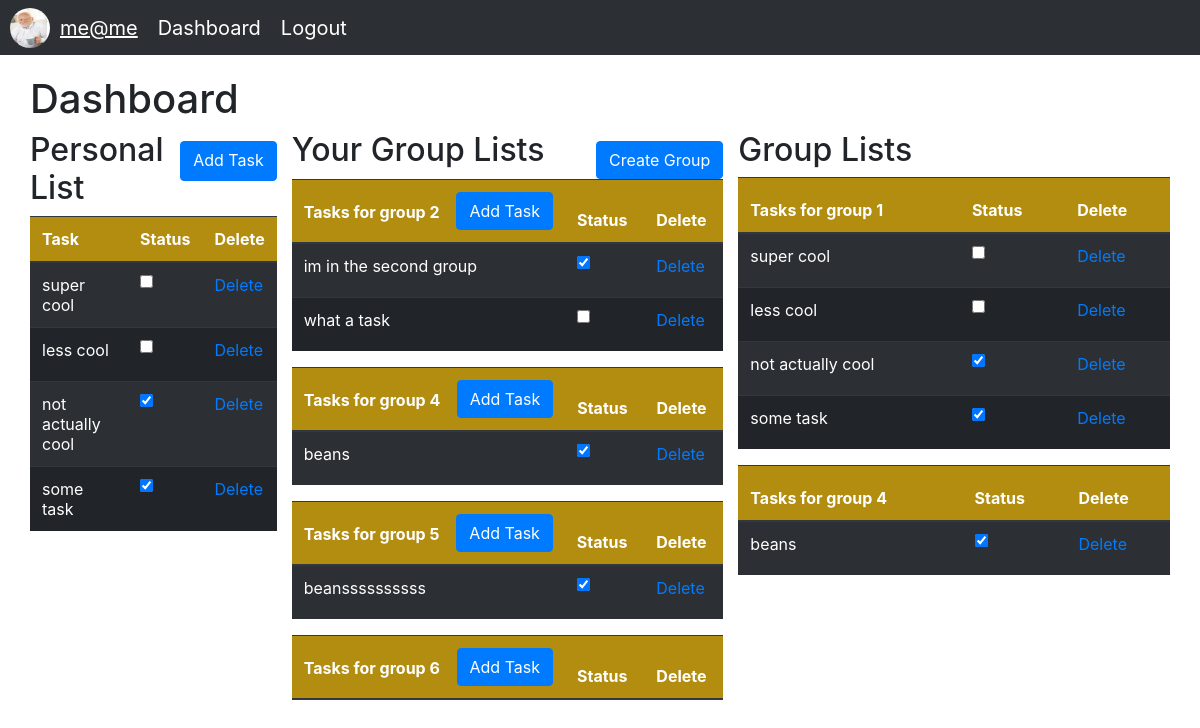
The page /php/dashboard.php (signed in) on the database its author committed.
### tables this page shows
CREATE TABLE `users` (
  `id` int(12) NOT NULL,
  `email` varchar(60) NOT NULL,
  `password` varchar(100) NOT NULL,
  `img_link` varchar(70) NOT NULL DEFAULT 'images/default.jpg'
);

CREATE TABLE `tasks` (
  `id` int(12) NOT NULL,
  `group_id` int(12) NOT NULL,
  `content` varchar(160) NOT NULL,
  `task_status` tinyint(1) NOT NULL
);

CREATE TABLE `_groups_` (
  `id` int(12) NOT NULL,
  `owner_id` int(12) NOT NULL
);

CREATE TABLE `user_group_relations` (
  `id` int(12) NOT NULL,
  `group_id` int(12) NOT NULL,
  `user_id` int(12) NOT NULL
);

### php/src/user_id_getter.php (called while the page is built, shortened)
<?php
class user
{
    public $serverURL;
    public $username_db;
    public $password_db;
    public $database;
    public function __construct($serverURL, $username_db, $password_db, $database)
    {
        $this->serverURL = $serverURL;
        $this->username_db = $username_db;
        $this->password_db = $password_db;
        $this->database = $database;
    }
    public function get_user_id($email)
    {
        $conn = new mysqli($this->serverURL, $this->username_db, $this->password_db, $this->database);
        $user_id = $conn->query("SELECT id FROM users WHERE email = '$email'")->fetch_assoc()['id'];
        return $user_id;
    }
    public function get_user_img_url($email)
    {
        $conn = new mysqli($this->serverURL, $this->username_db, $this->password_db, $this->database);
        $user_img_url = $conn->query("SELECT img_link FROM users WHERE email = '$email'")->fetch_assoc()['img_link'];
        return $user_img_url;
    }
}

### php/src/group_getter.php (called while the page is built, shortened)
<?php
function get_owner_user_groups($user_id, $serverURL, $username_db, $password_db, $database)
{
    $conn = new mysqli($serverURL, $username_db, $password_db, $database);
    $result = $conn->query("SELECT * FROM _groups_ WHERE owner_id = '$user_id'");
    $_groups_ = array();
    while ($row = $result->fetch_assoc()) {
        $_groups_[] = $row;
    }
    return $_groups_;
}
function get_user_groups($user_id, $serverURL, $username_db, $password_db, $database)
{
    $conn = new mysqli($serverURL, $username_db, $password_db, $database);
    $result = $conn->query("SELECT * FROM user_group_relations WHERE user_id = '$user_id'");
    $_groups_ = array();
    while ($row = $result->fetch_assoc()) {
        $_groups_[] = $row;
    }
    return $_groups_;
}

### php/src/task_gettter.php (called while the page is built, shortened)
<?php
class Task
{
    public $serverURL;
    public $username_db;
    public $password_db;
    public $database;
    public function __construct($serverURL, $username_db, $password_db, $database)
    {
        $this->serverURL = $serverURL;
        $this->username_db = $username_db;
        $this->password_db = $password_db;
        $this->database = $database;
    }
    public function getTasks($group_id)
    {
        $conn = new mysqli($this->serverURL, $this->username_db, $this->password_db, $this->database);
        $result = $conn->query("SELECT * FROM tasks WHERE group_id = '$group_id'");
        $tasks = array();
        while ($row = $result->fetch_assoc()) {
            $tasks[] = $row;
        }
        return $tasks;
    }
}

### php/dashboard.php (the view, shortened to what this page needs)
<?php
$serverURL = getenv("PHP_DB_serverURL");
$username_db = getenv("PHP_DB_username");
$password_db = getenv("PHP_DB_password");
$database = getenv("PHP_DB_database");
?>
<html lang="en">
<?php
include 'components/head.php';
?>
<body>
    <?php
    include 'components/header.php';
    include 'src/task_gettter.php';
    include 'src/group_getter.php';
    $user_id = $user->get_user_id($_SESSION['user']);
    $groups_owner = get_owner_user_groups($user_id, $serverURL, $username_db, $password_db, $database);
    $groups_user = get_user_groups($user_id, $serverURL, $username_db, $password_db, $database);
    $tasks = $task__->getTasks($groups_owner[0]['id']);
    ?>
    <div style="display: flex; flex-direction: column; margin: 20px 30px;">
        <h1>Dashboard</h1>
        <div style="display: flex; flex-direction: coloum; justify-content: space-between;">
            <div style="width: 40%;">
                <div style="display: flex; flex-direction: row; justify-content: space-between;">
                    <h2>
                        Personal List
                    </h2>
                    <div style="width: 35%; margin-top: 10px; display:flex; justify-content: flex-end; max-height:40px">
                        <a href="add-task.php<?php echo '?group_id=' . $groups_owner[0]['id'] ?>"
                            class="btn btn-primary">
                            Add Task
                        </a>
                    </div>
                </div>
                <?php
                echo '<table class="table table-striped table-dark">
                <thead>
                <tr>
                <th style="background: #b38d10;" scope="col">Task</th>
                <th style="background: #b38d10;" scope="col">Status</th>
                            <th style="background: #b38d10;" scope="col">Delete</th>
                        </tr>
                        </thead>
                        <tbody>';
                foreach ($tasks as $task) {
                    echo '  <tr>
                                <td>' . $task['content'] . '</td>
                                <td>' .
                        '<form action="src/task_updater.php" method="post">' .
                        '<input type="hidden" name="task_id" value="' . $task['id'] . '">' .
                        '<input type="hidden" name="task_description" value="' . $task['content'] . '">' .
                        '<input type="checkbox"' . ($task['task_status'] == 1 ? 'checked' : '') . ' name="task_status" value="' . $task['task_status'] . '" onchange="this.form.submit()" ' . '>' .
                        '</form>' .
                        '</td>
                                <td><a href="src/task_deleter.php?task_id=' . $task['id'] . '">Delete</a></td>
                            </tr>';
                }
                echo "</tbody></table>";
                ?>
            </div>
            <div style="width: 70%; margin-left: 15px;">
                <div style="display:flex; justify-content: space-between;">
                    <h2>Your Group Lists</h2>
                    <div style="width: 35%; margin-top: 10px; display:flex; justify-content: flex-end; max-height:40px">
                        <a href="add-group.php" class="btn btn-primary">
                            Create Group
                        </a>
                    </div>
                </div>
                <?php
                foreach ($groups_owner as $group) {
                    if ($group['id'] != $groups_owner[0]['id']) {
                        $tasks = $task__->getTasks($group['id']);
                        echo '<table class="table table-striped table-dark style="min-width: 34%;">
                            <thead>
                            <tr>
                            <th style="background: #b38d10;" scope="col"> <div style="display:flex; justify-content: space-between;"> <div style="padding-top:10px;"> <div> Tasks' . " for group " . $group['id'] . '</div></div><a href="add-task.php?group_id=' . $group['id'] . '"
                                    class="btn btn-primary" style="max-height:40px;">
                                    Add Task
                                </a></div>' . '</th>
                            <th style="background: #b38d10;" scope="col">Status</th>
                                        <th style="background: #b38d10;" scope="col">Delete</th>
                                    </tr>
                                    </thead>
                                    <tbody>';
                        foreach ($tasks as $task) {
                            echo '  <tr>
                                        <td>' . $task['content'] . '</td>
                                        <td>' . '<form action="src/task_updater.php" method="post">' . '<input type="hidden" name="task_id" value="' . $task['id'] . '">' . '<input type="hidden" name="task_description" value="' . $task['content'] . '">' . '<input type="checkbox" name="task_status" value="' . $task['task_status'] . '" onchange="this.form.submit()" ' . ($task['task_status'] == 1 ? 'checked' : '') . '>' . '</form>' . '</td>
                                        <td><a href="src/task_deleter.php?task_id=' . $task['id'] . '">Delete</a></td>
                                    </tr>';
                        }
                        echo "</tbody></table>";
                    }
                }
                ?>
            </div>
            <div style="width: 70%; margin-left: 15px;">
                <div style="display:flex; justify-content: space-between;">
                    <h2>Group Lists</h2>
                </div>
                <?php
                foreach ($groups_user as $group) {
                    $tasks = $task__->getTasks($group['id']);
                    echo '<table class="table table-striped table-dark style="min-width: 34%;">
                            <thead>
                            <tr>
                            <th style="background: #b38d10;" scope="col"> <div style="display:flex; justify-content: space-between;"> <div style="padding-top:10px;">Tasks' . " for group " . $group['id'] . '</div></div>' . '</th>
                            <th style="background: #b38d10;" scope="col">Status</th>
                                        <th style="background: #b38d10;" scope="col">Delete</th>
                                    </tr>
                                    </thead>
                                    <tbody>';
                    foreach ($tasks as $task) {
                        echo '  <tr>
                                        <td>' . $task['content'] . '</td>
                                        <td>' . '<form action="src/task_updater.php" method="post">' . '<input type="hidden" name="task_id" value="' . $task['id'] . '">' . '<input type="hidden" name="task_description" value="' . $task['content'] . '">' . '<input type="checkbox" name="task_status" value="' . $task['task_status'] . '" onchange="this.form.submit()" ' . ($task['task_status'] == 1 ? 'checked' : '') . '>' . '</form>' . '</td>
                                        <td><a href="src/task_deleter.php?task_id=' . $task['id'] . '">Delete</a></td>
                                    </tr>';
                    }
                    echo "</tbody></table>";
                }
                ?>
            </div>
        </div>
    </div>
</body>
</html>

### php/components/head.php (shortened to what this page needs)
<head>
    <link rel="stylesheet" href="https://maxcdn.bootstrapcdn.com/bootstrap/4.0.0/css/bootstrap.min.css"
>
    <link rel="stylesheet" href="styles/styles.css">
</head>

### php/components/header.php
<header>
    <nav style="background: #2c3034; height: 55px; align-items: center; display: flex;">
        <a href="profile.php" style="padding:10px;font-size: 20px; color: white;">
            <?php
            include 'src/user_id_getter.php';
            $user_details = $user->get_user_img_url($_SESSION['user']);
            $domain = $_SERVER['HTTP_HOST'];
            echo '  <div style="display: flex; flex-direction: row; align-items: center;">
                        <img src="' .'http://'. $domain .'/'. $user_details . '" style="width: 40px; height: 40px; border-radius: 50%; margin-right: 10px;">
                        <p style="margin: 0;">' . $_SESSION['user'] . '</p>
                    </div>';
            ?>
            <a href="dashboard.php" style="padding:10px;font-size: 20px; color: white;">Dashboard</a>
            <a href="src/logout.php" style="padding:10px;font-size: 20px; color: white;">Logout</a>
    </nav>
</header>

### rows shown on the page
users: img_link (placeholder picture)
tasks: content "super cool"
tasks: content "less cool"
tasks: content "not actually cool", task_status "☑"
tasks: content "some task", task_status "☑"
_groups_: id "2"
tasks: content "im in the second group", task_status "☑"
tasks: content "what a task"
_groups_: id "4"
tasks: content "beans", task_status "☑"
_groups_: id "5"
tasks: content "beanssssssssss", task_status "☑"
_groups_: id "6"
user_group_relations: id "1"
user_group_relations: id "4"

### other values the page prints
$_SESSION['user'] "me@me"
